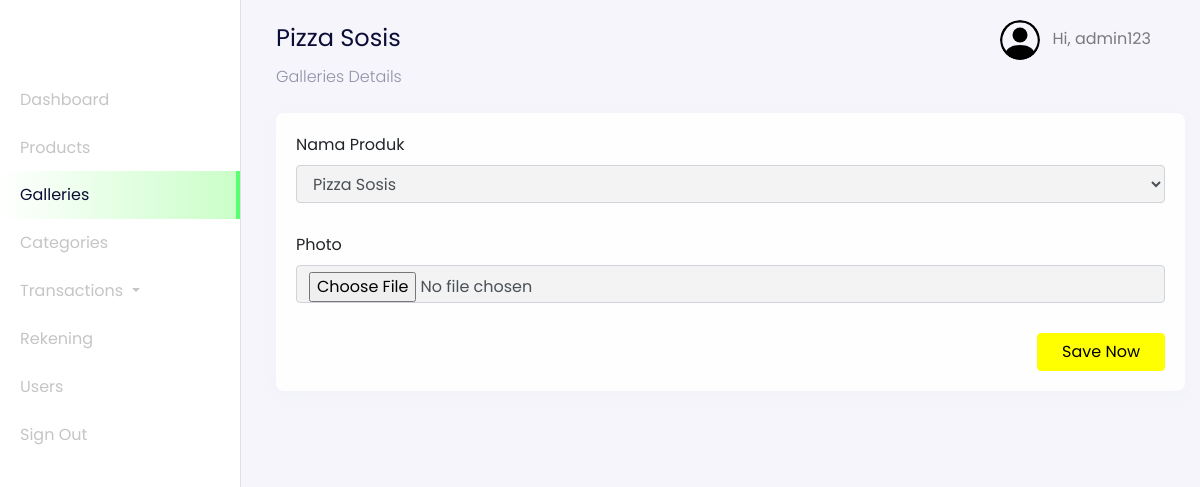
Page /admin?page=galleries-details&id=1 (signed in) on the committed database.
### tables this page shows
CREATE TABLE `users` (
  `id_user` int(11) NOT NULL AUTO_INCREMENT,
  `name` varchar(255) NOT NULL,
  `email` varchar(255) NOT NULL,
  `password` varchar(255) NOT NULL,
  `address` text DEFAULT NULL,
  `phone_number` varchar(255) NOT NULL,
  `postal_code` varchar(191) NOT NULL,
  `roles` varchar(255) NOT NULL,
  PRIMARY KEY (`id_user`),
  UNIQUE KEY `email` (`email`)
);

CREATE TABLE `products_galleries` (
  `id_gallery` int(11) NOT NULL AUTO_INCREMENT,
  `photos` varchar(255) NOT NULL,
  `product_id` int(11) NOT NULL,
  PRIMARY KEY (`id_gallery`)
);

CREATE TABLE `products` (
  `id_product` int(11) NOT NULL AUTO_INCREMENT,
  `product_name` varchar(255) NOT NULL,
  `unit` int(11) NOT NULL,
  `price` varchar(255) NOT NULL,
  `descriptions` text NOT NULL,
  `category_id` int(11) NOT NULL,
  `stock` varchar(255) NOT NULL,
  PRIMARY KEY (`id_product`)
);

### config/config.php (called while the page is built, shortened)
<?php
$host = 'localhost';
$user = 'root';
$password = '';
$dbname = 'dbEcake';
$conn = mysqli_connect($host, $user, $password, $dbname);
function query($query)
{
    global $conn;
    $result = mysqli_query($conn, $query);
    $rows = [];
    while ($row = mysqli_fetch_assoc($result)) {
        $rows[] = $row;
    }
    return $rows;
}
?>

### admin/dashboard-galleries-details.php (the view, shortened to what this page needs)
<?php
$id = $_GET["id"];
$galleries = query("SELECT * FROM products_galleries INNER JOIN products ON products_galleries.product_id = products.id_product WHERE products_galleries.id_gallery = $id")[0];
?>
<nav
  class="navbar navbar-expand-lg navbar-light navbar-store fixed-top"
  data-aos="fade-down"
>
  <div class="container-fluid">
    <div class="collpase navbar-collapse" id="navbarResponsive">
      <ul class="navbar-nav d-none d-lg-flex ml-auto">
        <li class="nav-item dropdown">
          <a
            href="#"
            class="nav-link"
            id="navbarDropdown"
            role="button"
            data-toggle="dropdown"
          >
            <img
              src="../assets/images/person-circle.svg"
              alt="profile"
              height="40px"
              class="rounded-circle mr-2 profile-picture"
            />
            <?php
              $id_user = $_SESSION['user'];
              $user = query("SELECT * FROM users WHERE id_user = $id_user")[0];
            ?>
            Hi, <?= $user["name"]; ?>
          </a>
        </li>
      </ul>
    </div>
  </div>
</nav>
<div
  class="section-content section-dashboard-home"
  data-aos="fade-up"
>
  <div class="container-fluid">
    <div class="dashboard-heading">
      <h2 class="dashboard-title"><?= $galleries["product_name"]; ?></h2>
      <p class="dashboard-subtitle">Galleries Details</p>
    </div>
    <div class="dashboard-content">
      <div class="row">
        <div class="col-12 mt-2">
          <form action="" method="POST" enctype="multipart/form-data">
            <div class="card">
              <div class="card-body">
                <div class="row">
                  <div class="col-md-12">
                    <div class="form-group">
                      <label for="name">Nama Produk</label>
                      <?php
                      $products = query("SELECT * FROM products");
                      ?>
                      <select name="name" id="name" class="form-control">
                        <?php foreach ($products as $product) : ?>
                          <option value="<?= $product["id_product"]; ?>" <?= $product["id_product"] == $galleries["product_id"] ? 'selected' : ''; ?>><?= $product["product_name"]; ?></option>
                        <?php endforeach;?>
                      </select>
                    </div>
                  </div>
                  <div class="col-md-12">
                    <div class="form-group">
                      <label for="photo">Photo</label>
                      <input type="file" name="photo" id="photo" class="form-control">
                    </div>
                  </div>
                </div>
                <div class="row">
                  <div class="col-12 text-right">
                    <button
                      type="submit"
                      name="updateGaleri"
                      class="btn btn-success px-4"
                    >
                      Save Now
                    </button>
                  </div>
                </div>
              </div>
            </div>
          </form>
        </div>
      </div>
    </div>
  </div>
</div>

### rows in the picture
users: name "admin123"
products_galleries: product.product_name "Pizza Sosis", name "Pizza Sosis"
